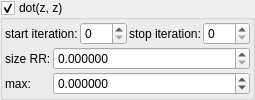
       <widget class="MyGroupBox" name="groupCheck_transf_function_enabledC_false">
        <property name="font">
         <font>
          <weight>50</weight>
          <bold>false</bold>
         </font>
        </property>
        <property name="toolTip">
         <string/>
        </property>
        <property name="title">
         <string>dot(z, z)&amp;</string>
        </property>
        <property name="checkable">
         <bool>true</bool>
        </property>
        <layout class="QVBoxLayout" name="verticalLayout_30" stretch="0,0">
         <property name="spacing">
          <number>2</number>
         </property>
         <property name="leftMargin">
          <number>2</number>
         </property>
         <property name="topMargin">
          <number>2</number>
         </property>
         <property name="rightMargin">
          <number>2</number>
         </property>
         <property name="bottomMargin">
          <number>2</number>
         </property>
         <item>
          <layout class="QHBoxLayout" name="horizontalLayout_27" stretch="0,1,0,1">
           <item>
            <widget class="QLabel" name="label_122">
             <property name="text">
              <string>start iteration:</string>
             </property>
            </widget>
           </item>
           <item>
            <widget class="MySpinBox" name="spinboxInt_transf_start_iterations_C">
             <property name="sizePolicy">
              <sizepolicy hsizetype="Minimum" vsizetype="Maximum">
               <horstretch>0</horstretch>
               <verstretch>0</verstretch>
              </sizepolicy>
             </property>
             <property name="minimum">
              <number>0</number>
             </property>
             <property name="maximum">
              <number>999</number>
             </property>
             <property name="value">
              <number>0</number>
             </property>
            </widget>
           </item>
           <item>
            <widget class="QLabel" name="label_92">
             <property name="text">
              <string>stop iteration:</string>
             </property>
            </widget>
           </item>
           <item>
            <widget class="MySpinBox" name="spinboxInt_transf_stop_iterations_C">
             <property name="sizePolicy">
              <sizepolicy hsizetype="Preferred" vsizetype="Maximum">
               <horstretch>0</horstretch>
               <verstretch>0</verstretch>
              </sizepolicy>
             </property>
             <property name="maximum">
              <number>999</number>
             </property>
            </widget>
           </item>
          </layout>
         </item>
         <item>
          <layout class="QGridLayout" name="gridLayout_13" columnstretch="0,1">
           <property name="spacing">
            <number>2</number>
           </property>
           <item row="0" column="1">
            <widget class="MyDoubleSpinBox" name="spinbox_transf_minimum_radius_05">
             <property name="sizePolicy">
              <sizepolicy hsizetype="Minimum" vsizetype="Maximum">
               <horstretch>0</horstretch>
               <verstretch>0</verstretch>
              </sizepolicy>
             </property>
             <property name="font">
              <font>
               <weight>50</weight>
               <bold>false</bold>
              </font>
             </property>
             <property name="prefix">
              <string/>
             </property>
             <property name="suffix">
              <string/>
             </property>
             <property name="decimals">
              <number>6</number>
             </property>
             <property name="minimum">
              <double>0.000000000000000</double>
             </property>
             <property name="maximum">
              <double>99.989999999999995</double>
             </property>
             <property name="singleStep">
              <double>0.100000000000000</double>
             </property>
            </widget>
           </item>
           <item row="1" column="1">
            <widget class="MyDoubleSpinBox" name="spinbox_transf_scale_1">
             <property name="sizePolicy">
              <sizepolicy hsizetype="Minimum" vsizetype="Maximum">
               <horstretch>0</horstretch>
               <verstretch>0</verstretch>
              </sizepolicy>
             </property>
             <property name="prefix">
              <string/>
             </property>
             <property name="suffix">
              <string/>
             </property>
             <property name="decimals">
              <number>6</number>
             </property>
             <property name="minimum">
              <double>-99.989999999999995</double>
             </property>
             <property name="maximum">
              <double>99.989999999999995</double>
             </property>
             <property name="singleStep">
              <double>0.100000000000000</double>
             </property>
            </widget>
           </item>
           <item row="0" column="0">
            <widget class="QLabel" name="label_257">
             <property name="font">
              <font>
               <weight>50</weight>
               <bold>false</bold>
              </font>
             </property>
             <property name="text">
              <string>size RR:</string>
             </property>
            </widget>
           </item>
           <item row="1" column="0">
            <widget class="QLabel" name="label_269">
             <property name="font">
              <font>
               <weight>50</weight>
               <bold>false</bold>
              </font>
             </property>
             <property name="text">
              <string>max:</string>
             </property>
            </widget>
           </item>
          </layout>
         </item>
        </layout>
       </widget>
